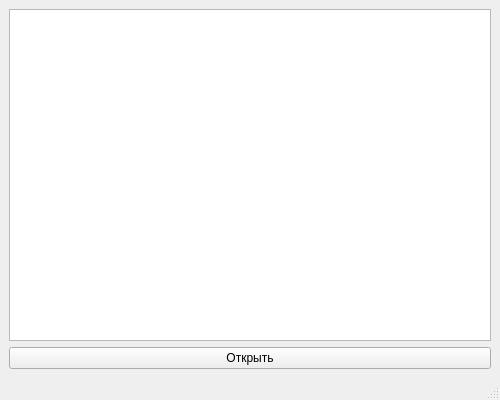
<?xml version="1.0" encoding="UTF-8"?>
<ui version="4.0">
 <class>MainWindow</class>
 <widget class="QMainWindow" name="MainWindow">
  <property name="geometry">
   <rect>
    <x>0</x>
    <y>0</y>
    <width>500</width>
    <height>400</height>
   </rect>
  </property>
  <property name="windowTitle">
   <string>Данные</string>
  </property>
  <widget class="QWidget" name="centralwidget">
   <layout class="QGridLayout" name="gridLayout">
    <item row="1" column="0">
     <widget class="QListWidget" name="listWidgetTransactions"/>
    </item>
    <item row="2" column="0">
     <widget class="QPushButton" name="buttonOpenFile">
      <property name="text">
       <string>Открыть</string>
      </property>
     </widget>
    </item>
   </layout>
  </widget>
  <widget class="QMenuBar" name="menubar">
   <property name="geometry">
    <rect>
     <x>0</x>
     <y>0</y>
     <width>500</width>
     <height>26</height>
    </rect>
   </property>
  </widget>
  <widget class="QStatusBar" name="statusbar"/>
 </widget>
 <resources/>
 <connections/>
</ui>
